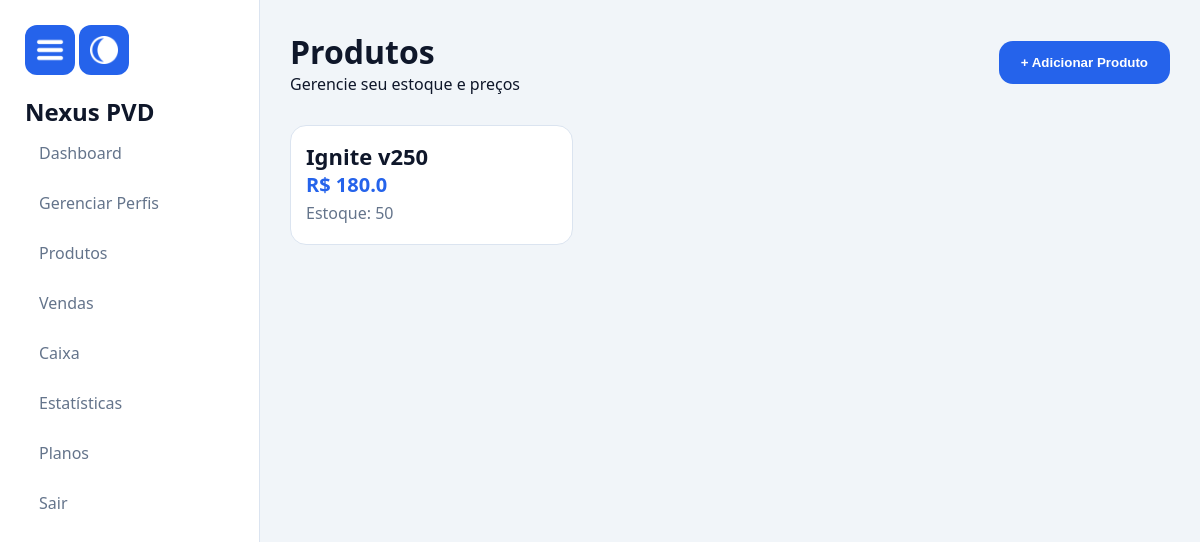
The app's page /produtos (signed in), older data.
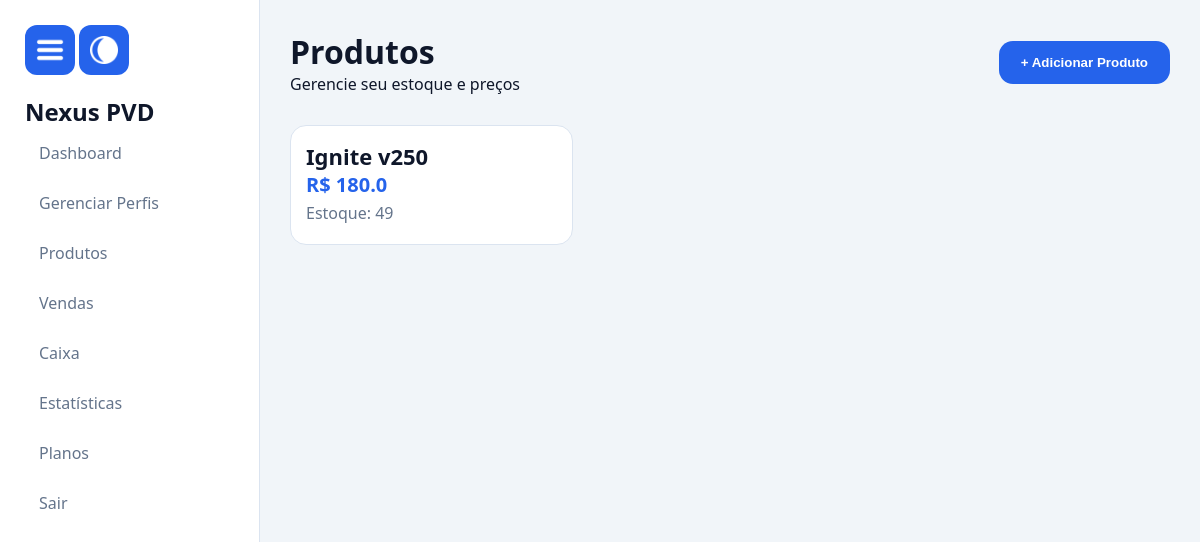
The same page, newer data.
### tables this page shows
CREATE TABLE produtos(

    id INTEGER PRIMARY KEY AUTOINCREMENT,

    nome TEXT,
    preco REAL,
    estoque INTEGER,

    codigo_barras TEXT,

    empresa_id INTEGER

);

### routes/produtos.py (the view, shortened to what this page needs)
    @app.route("/produtos", methods=["GET", "POST"])
    def produtos():
        if not session.get("logado"):
            return redirect("/")
        conn = conectar()
        cursor = conn.cursor()
        empresa_id = session["empresa_id"]
        cursor.execute("""

        SELECT *

        FROM produtos

        WHERE empresa_id = ?

        ORDER BY id DESC

        """, (
            empresa_id,
        ))
        produtos = cursor.fetchall()
        conn.close()
        return render_template(
            "produtos.html",
            produtos=produtos
        )

### database.py (called while the page is built)
def conectar():
    conn = sqlite3.connect("database/database.db", timeout=30)
    conn.execute("PRAGMA journal_mode=WAL")
    conn.row_factory = sqlite3.Row
    return conn

### templates/produtos.html (shortened to what this page needs)
{% extends "layout.html" %}
{% block css %}
<link rel="stylesheet" href="{{ url_for('static', filename='css/produtos.css') }}">
{% endblock %}
{% block content %}
<div class="topo-produtos">
    <div>
        <h1>
            Produtos
        </h1>
        <p class="subtitulo-pagina">
            Gerencie seu estoque e preços
        </p>
    </div>
    {% if session["nivel"] != "funcionario" %}
    <button class="btn-add-produto" onclick="abrirModalProduto()">
        + Adicionar Produto
    </button>
    {% endif %}
</div>
<div class="produtos-grid">
    {% for produto in produtos %}
    <div class="produto-card">
        <div class="produto-info">
            <h2>
                {{ produto["nome"] }}
            </h2>
            <span class="preco">
                R$ {{ produto["preco"] }}
            </span>
            <span class="estoque">
                Estoque: {{ produto["estoque"] }}
            </span>
        </div>
        <div class="menu-produto">
            <button class="btn-menu" onclick="toggleMenu('menu{{ produto.id }}')">
            </button>
        </div>
    </div>
    {% endfor %}
</div>
{% endblock %}

Row changes from the older to the newer data that the page shows:
changed produtos "Ignite v250": estoque "50" → "49"
